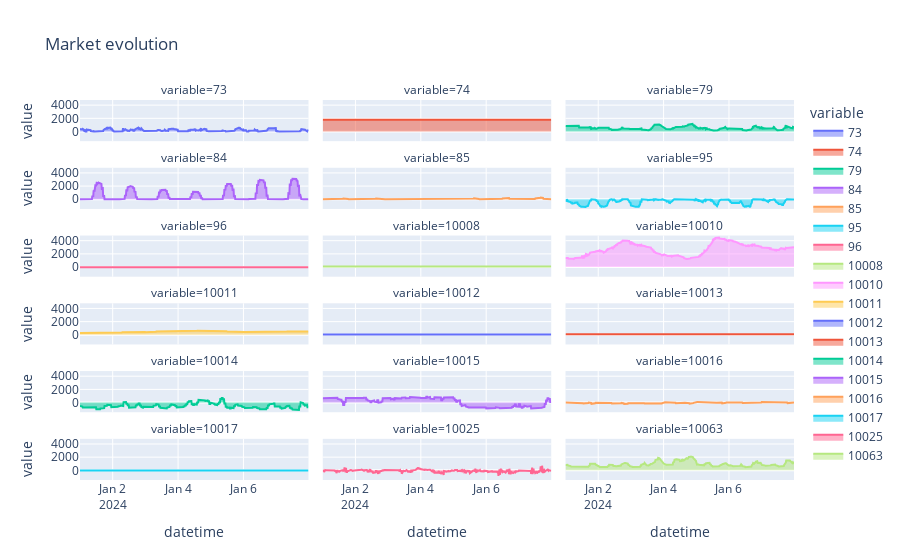

The notebook cell saved with this chart:
### Markdown cell above
#### Area plot

### Code cell
pd.options.plotting.backend = "plotly"
df_base.plot.area(facet_col='variable', facet_col_wrap=3, title='Market evolution')

### Figure 1 — Plotly figure (JSON) as saved in the notebook; plotly's stock layout.template omitted (floating-point values rounded to 4 significant figures; data arrays with more than 128 entries replaced by an {"elided": "..."} marker saying what was removed)
{"data": [{"fillpattern": {"shape": ""}, "hovertemplate": "variable=73<br>datetime=%{x}<br>value=%{y}<extra></extra>", "legendgroup": "73", "line": {"color": "#636efa"}, "marker": {"symbol": "circle"}, "mode": "lines", "name": "73", "orientation": "v", "showlegend": true, "stackgroup": "1", "type": "scatter", "x": {"elided": "672 str values"}, "xaxis": "x16", "y": {"elided": "672 float values"}, "yaxis": "y16"}, {"fillpattern": {"shape": ""}, "hovertemplate": "variable=74<br>datetime=%{x}<br>value=%{y}<extra></extra>", "legendgroup": "74", "line": {"color": "#EF553B"}, "marker": {"symbol": "circle"}, "mode": "lines", "name": "74", "orientation": "v", "showlegend": true, "stackgroup": "1", "type": "scatter", "x": {"elided": "672 str values"}, "xaxis": "x17", "y": {"elided": "672 float values"}, "yaxis": "y17"}, {"fillpattern": {"shape": ""}, "hovertemplate": "variable=79<br>datetime=%{x}<br>value=%{y}<extra></extra>", "legendgroup": "79", "line": {"color": "#00cc96"}, "marker": {"symbol": "circle"}, "mode": "lines", "name": "79", "orientation": "v", "showlegend": true, "stackgroup": "1", "type": "scatter", "x": {"elided": "672 str values"}, "xaxis": "x18", "y": {"elided": "672 float values"}, "yaxis": "y18"}, {"fillpattern": {"shape": ""}, "hovertemplate": "variable=84<br>datetime=%{x}<br>value=%{y}<extra></extra>", "legendgroup": "84", "line": {"color": "#ab63fa"}, "marker": {"symbol": "circle"}, "mode": "lines", "name": "84", "orientation": "v", "showlegend": true, "stackgroup": "1", "type": "scatter", "x": {"elided": "672 str values"}, "xaxis": "x13", "y": {"elided": "672 float values"}, "yaxis": "y13"}, {"fillpattern": {"shape": ""}, "hovertemplate": "variable=85<br>datetime=%{x}<br>value=%{y}<extra></extra>", "legendgroup": "85", "line": {"color": "#FFA15A"}, "marker": {"symbol": "circle"}, "mode": "lines", "name": "85", "orientation": "v", "showlegend": true, "stackgroup": "1", "type": "scatter", "x": {"elided": "672 str values"}, "xaxis": "x14", "y": {"elided": "672 float values"}, "yaxis": "y14"}, {"fillpattern": {"shape": ""}, "hovertemplate": "variable=95<br>datetime=%{x}<br>value=%{y}<extra></extra>", "legendgroup": "95", "line": {"color": "#19d3f3"}, "marker": {"symbol": "circle"}, "mode": "lines", "name": "95", "orientation": "v", "showlegend": true, "stackgroup": "1", "type": "scatter", "x": {"elided": "672 str values"}, "xaxis": "x15", "y": {"elided": "672 float values"}, "yaxis": "y15"}, {"fillpattern": {"shape": ""}, "hovertemplate": "variable=96<br>datetime=%{x}<br>value=%{y}<extra></extra>", "legendgroup": "96", "line": {"color": "#FF6692"}, "marker": {"symbol": "circle"}, "mode": "lines", "name": "96", "orientation": "v", "showlegend": true, "stackgroup": "1", "type": "scatter", "x": {"elided": "672 str values"}, "xaxis": "x10", "y": {"elided": "672 float values"}, "yaxis": "y10"}, {"fillpattern": {"shape": ""}, "hovertemplate": "variable=10008<br>datetime=%{x}<br>value=%{y}<extra></extra>", "legendgroup": "10008", "line": {"color": "#B6E880"}, "marker": {"symbol": "circle"}, "mode": "lines", "name": "10008", "orientation": "v", "showlegend": true, "stackgroup": "1", "type": "scatter", "x": {"elided": "672 str values"}, "xaxis": "x11", "y": {"elided": "672 float values"}, "yaxis": "y11"}, {"fillpattern": {"shape": ""}, "hovertemplate": "variable=10010<br>datetime=%{x}<br>value=%{y}<extra></extra>", "legendgroup": "10010", "line": {"color": "#FF97FF"}, "marker": {"symbol": "circle"}, "mode": "lines", "name": "10010", "orientation": "v", "showlegend": true, "stackgroup": "1", "type": "scatter", "x": {"elided": "672 str values"}, "xaxis": "x12", "y": {"elided": "672 float values"}, "yaxis": "y12"}, {"fillpattern": {"shape": ""}, "hovertemplate": "variable=10011<br>datetime=%{x}<br>value=%{y}<extra></extra>", "legendgroup": "10011", "line": {"color": "#FECB52"}, "marker": {"symbol": "circle"}, "mode": "lines", "name": "10011", "orientation": "v", "showlegend": true, "stackgroup": "1", "type": "scatter", "x": {"elided": "672 str values"}, "xaxis": "x7", "y": {"elided": "672 float values"}, "yaxis": "y7"}, {"fillpattern": {"shape": ""}, "hovertemplate": "variable=10012<br>datetime=%{x}<br>value=%{y}<extra></extra>", "legendgroup": "10012", "line": {"color": "#636efa"}, "marker": {"symbol": "circle"}, "mode": "lines", "name": "10012", "orientation": "v", "showlegend": true, "stackgroup": "1", "type": "scatter", "x": {"elided": "672 str values"}, "xaxis": "x8", "y": {"elided": "672 float values"}, "yaxis": "y8"}, {"fillpattern": {"shape": ""}, "hovertemplate": "variable=10013<br>datetime=%{x}<br>value=%{y}<extra></extra>", "legendgroup": "10013", "line": {"color": "#EF553B"}, "marker": {"symbol": "circle"}, "mode": "lines", "name": "10013", "orientation": "v", "showlegend": true, "stackgroup": "1", "type": "scatter", "x": {"elided": "672 str values"}, "xaxis": "x9", "y": {"elided": "672 float values"}, "yaxis": "y9"}, {"fillpattern": {"shape": ""}, "hovertemplate": "variable=10014<br>datetime=%{x}<br>value=%{y}<extra></extra>", "legendgroup": "10014", "line": {"color": "#00cc96"}, "marker": {"symbol": "circle"}, "mode": "lines", "name": "10014", "orientation": "v", "showlegend": true, "stackgroup": "1", "type": "scatter", "x": {"elided": "672 str values"}, "xaxis": "x4", "y": {"elided": "672 float values"}, "yaxis": "y4"}, {"fillpattern": {"shape": ""}, "hovertemplate": "variable=10015<br>datetime=%{x}<br>value=%{y}<extra></extra>", "legendgroup": "10015", "line": {"color": "#ab63fa"}, "marker": {"symbol": "circle"}, "mode": "lines", "name": "10015", "orientation": "v", "showlegend": true, "stackgroup": "1", "type": "scatter", "x": {"elided": "672 str values"}, "xaxis": "x5", "y": {"elided": "672 float values"}, "yaxis": "y5"}, {"fillpattern": {"shape": ""}, "hovertemplate": "variable=10016<br>datetime=%{x}<br>value=%{y}<extra></extra>", "legendgroup": "10016", "line": {"color": "#FFA15A"}, "marker": {"symbol": "circle"}, "mode": "lines", "name": "10016", "orientation": "v", "showlegend": true, "stackgroup": "1", "type": "scatter", "x": {"elided": "672 str values"}, "xaxis": "x6", "y": {"elided": "672 float values"}, "yaxis": "y6"}, {"fillpattern": {"shape": ""}, "hovertemplate": "variable=10017<br>datetime=%{x}<br>value=%{y}<extra></extra>", "legendgroup": "10017", "line": {"color": "#19d3f3"}, "marker": {"symbol": "circle"}, "mode": "lines", "name": "10017", "orientation": "v", "showlegend": true, "stackgroup": "1", "type": "scatter", "x": {"elided": "672 str values"}, "xaxis": "x", "y": {"elided": "672 float values"}, "yaxis": "y"}, {"fillpattern": {"shape": ""}, "hovertemplate": "variable=10025<br>datetime=%{x}<br>value=%{y}<extra></extra>", "legendgroup": "10025", "line": {"color": "#FF6692"}, "marker": {"symbol": "circle"}, "mode": "lines", "name": "10025", "orientation": "v", "showlegend": true, "stackgroup": "1", "type": "scatter", "x": {"elided": "672 str values"}, "xaxis": "x2", "y": {"elided": "672 float values"}, "yaxis": "y2"}, {"fillpattern": {"shape": ""}, "hovertemplate": "variable=10063<br>datetime=%{x}<br>value=%{y}<extra></extra>", "legendgroup": "10063", "line": {"color": "#B6E880"}, "marker": {"symbol": "circle"}, "mode": "lines", "name": "10063", "orientation": "v", "showlegend": true, "stackgroup": "1", "type": "scatter", "x": {"elided": "672 str values"}, "xaxis": "x3", "y": {"elided": "672 float values"}, "yaxis": "y3"}], "layout": {"annotations": [{"font": {}, "showarrow": false, "text": "variable=10017", "x": 0.16, "xanchor": "center", "xref": "paper", "y": 0.1083, "yanchor": "bottom", "yref": "paper"}, {"font": {}, "showarrow": false, "text": "variable=10025", "x": 0.5, "xanchor": "center", "xref": "paper", "y": 0.1083, "yanchor": "bottom", "yref": "paper"}, {"font": {}, "showarrow": false, "text": "variable=10063", "x": 0.84, "xanchor": "center", "xref": "paper", "y": 0.1083, "yanchor": "bottom", "yref": "paper"}, {"font": {}, "showarrow": false, "text": "variable=10014", "x": 0.16, "xanchor": "center", "xref": "paper", "y": 0.2867, "yanchor": "bottom", "yref": "paper"}, {"font": {}, "showarrow": false, "text": "variable=10015", "x": 0.5, "xanchor": "center", "xref": "paper", "y": 0.2867, "yanchor": "bottom", "yref": "paper"}, {"font": {}, "showarrow": false, "text": "variable=10016", "x": 0.84, "xanchor": "center", "xref": "paper", "y": 0.2867, "yanchor": "bottom", "yref": "paper"}, {"font": {}, "showarrow": false, "text": "variable=10011", "x": 0.16, "xanchor": "center", "xref": "paper", "y": 0.465, "yanchor": "bottom", "yref": "paper"}, {"font": {}, "showarrow": false, "text": "variable=10012", "x": 0.5, "xanchor": "center", "xref": "paper", "y": 0.465, "yanchor": "bottom", "yref": "paper"}, {"font": {}, "showarrow": false, "text": "variable=10013", "x": 0.84, "xanchor": "center", "xref": "paper", "y": 0.465, "yanchor": "bottom", "yref": "paper"}, {"font": {}, "showarrow": false, "text": "variable=96", "x": 0.16, "xanchor": "center", "xref": "paper", "y": 0.6433, "yanchor": "bottom", "yref": "paper"}, {"font": {}, "showarrow": false, "text": "variable=10008", "x": 0.5, "xanchor": "center", "xref": "paper", "y": 0.6433, "yanchor": "bottom", "yref": "paper"}, {"font": {}, "showarrow": false, "text": "variable=10010", "x": 0.84, "xanchor": "center", "xref": "paper", "y": 0.6433, "yanchor": "bottom", "yref": "paper"}, {"font": {}, "showarrow": false, "text": "variable=84", "x": 0.16, "xanchor": "center", "xref": "paper", "y": 0.8217, "yanchor": "bottom", "yref": "paper"}, {"font": {}, "showarrow": false, "text": "variable=85", "x": 0.5, "xanchor": "center", "xref": "paper", "y": 0.8217, "yanchor": "bottom", "yref": "paper"}, {"font": {}, "showarrow": false, "text": "variable=95", "x": 0.84, "xanchor": "center", "xref": "paper", "y": 0.8217, "yanchor": "bottom", "yref": "paper"}, {"font": {}, "showarrow": false, "text": "variable=73", "x": 0.16, "xanchor": "center", "xref": "paper", "y": 1.0, "yanchor": "bottom", "yref": "paper"}, {"font": {}, "showarrow": false, "text": "variable=74", "x": 0.5, "xanchor": "center", "xref": "paper", "y": 1.0, "yanchor": "bottom", "yref": "paper"}, {"font": {}, "showarrow": false, "text": "variable=79", "x": 0.84, "xanchor": "center", "xref": "paper", "y": 1.0, "yanchor": "bottom", "yref": "paper"}], "legend": {"title": {"text": "variable"}, "tracegroupgap": 0}, "title": {"text": "Market evolution"}, "xaxis": {"anchor": "y", "domain": [0, 0.32], "title": {"text": "datetime"}}, "xaxis10": {"anchor": "y10", "domain": [0, 0.32], "matches": "x", "showticklabels": false}, "xaxis11": {"anchor": "y11", "domain": [0.34, 0.66], "matches": "x", "showticklabels": false}, "xaxis12": {"anchor": "y12", "domain": [0.68, 1.0], "matches": "x", "showticklabels": false}, "xaxis13": {"anchor": "y13", "domain": [0, 0.32], "matches": "x", "showticklabels": false}, "xaxis14": {"anchor": "y14", "domain": [0.34, 0.66], "matches": "x", "showticklabels": false}, "xaxis15": {"anchor": "y15", "domain": [0.68, 1.0], "matches": "x", "showticklabels": false}, "xaxis16": {"anchor": "y16", "domain": [0, 0.32], "matches": "x", "showticklabels": false}, "xaxis17": {"anchor": "y17", "domain": [0.34, 0.66], "matches": "x", "showticklabels": false}, "xaxis18": {"anchor": "y18", "domain": [0.68, 1.0], "matches": "x", "showticklabels": false}, "xaxis2": {"anchor": "y2", "domain": [0.34, 0.66], "matches": "x", "title": {"text": "datetime"}}, "xaxis3": {"anchor": "y3", "domain": [0.68, 1.0], "matches": "x", "title": {"text": "datetime"}}, "xaxis4": {"anchor": "y4", "domain": [0, 0.32], "matches": "x", "showticklabels": false}, "xaxis5": {"anchor": "y5", "domain": [0.34, 0.66], "matches": "x", "showticklabels": false}, "xaxis6": {"anchor": "y6", "domain": [0.68, 1.0], "matches": "x", "showticklabels": false}, "xaxis7": {"anchor": "y7", "domain": [0, 0.32], "matches": "x", "showticklabels": false}, "xaxis8": {"anchor": "y8", "domain": [0.34, 0.66], "matches": "x", "showticklabels": false}, "xaxis9": {"anchor": "y9", "domain": [0.68, 1.0], "matches": "x", "showticklabels": false}, "yaxis": {"anchor": "x", "domain": [0, 0.1083], "title": {"text": "value"}}, "yaxis10": {"anchor": "x10", "domain": [0.535, 0.6433], "matches": "y", "title": {"text": "value"}}, "yaxis11": {"anchor": "x11", "domain": [0.535, 0.6433], "matches": "y", "showticklabels": false}, "yaxis12": {"anchor": "x12", "domain": [0.535, 0.6433], "matches": "y", "showticklabels": false}, "yaxis13": {"anchor": "x13", "domain": [0.7133, 0.8217], "matches": "y", "title": {"text": "value"}}, "yaxis14": {"anchor": "x14", "domain": [0.7133, 0.8217], "matches": "y", "showticklabels": false}, "yaxis15": {"anchor": "x15", "domain": [0.7133, 0.8217], "matches": "y", "showticklabels": false}, "yaxis16": {"anchor": "x16", "domain": [0.8917, 1.0], "matches": "y", "title": {"text": "value"}}, "yaxis17": {"anchor": "x17", "domain": [0.8917, 1.0], "matches": "y", "showticklabels": false}, "yaxis18": {"anchor": "x18", "domain": [0.8917, 1.0], "matches": "y", "showticklabels": false}, "yaxis2": {"anchor": "x2", "domain": [0, 0.1083], "matches": "y", "showticklabels": false}, "yaxis3": {"anchor": "x3", "domain": [0, 0.1083], "matches": "y", "showticklabels": false}, "yaxis4": {"anchor": "x4", "domain": [0.1783, 0.2867], "matches": "y", "title": {"text": "value"}}, "yaxis5": {"anchor": "x5", "domain": [0.1783, 0.2867], "matches": "y", "showticklabels": false}, "yaxis6": {"anchor": "x6", "domain": [0.1783, 0.2867], "matches": "y", "showticklabels": false}, "yaxis7": {"anchor": "x7", "domain": [0.3567, 0.465], "matches": "y", "title": {"text": "value"}}, "yaxis8": {"anchor": "x8", "domain": [0.3567, 0.465], "matches": "y", "showticklabels": false}, "yaxis9": {"anchor": "x9", "domain": [0.3567, 0.465], "matches": "y", "showticklabels": false}}}
